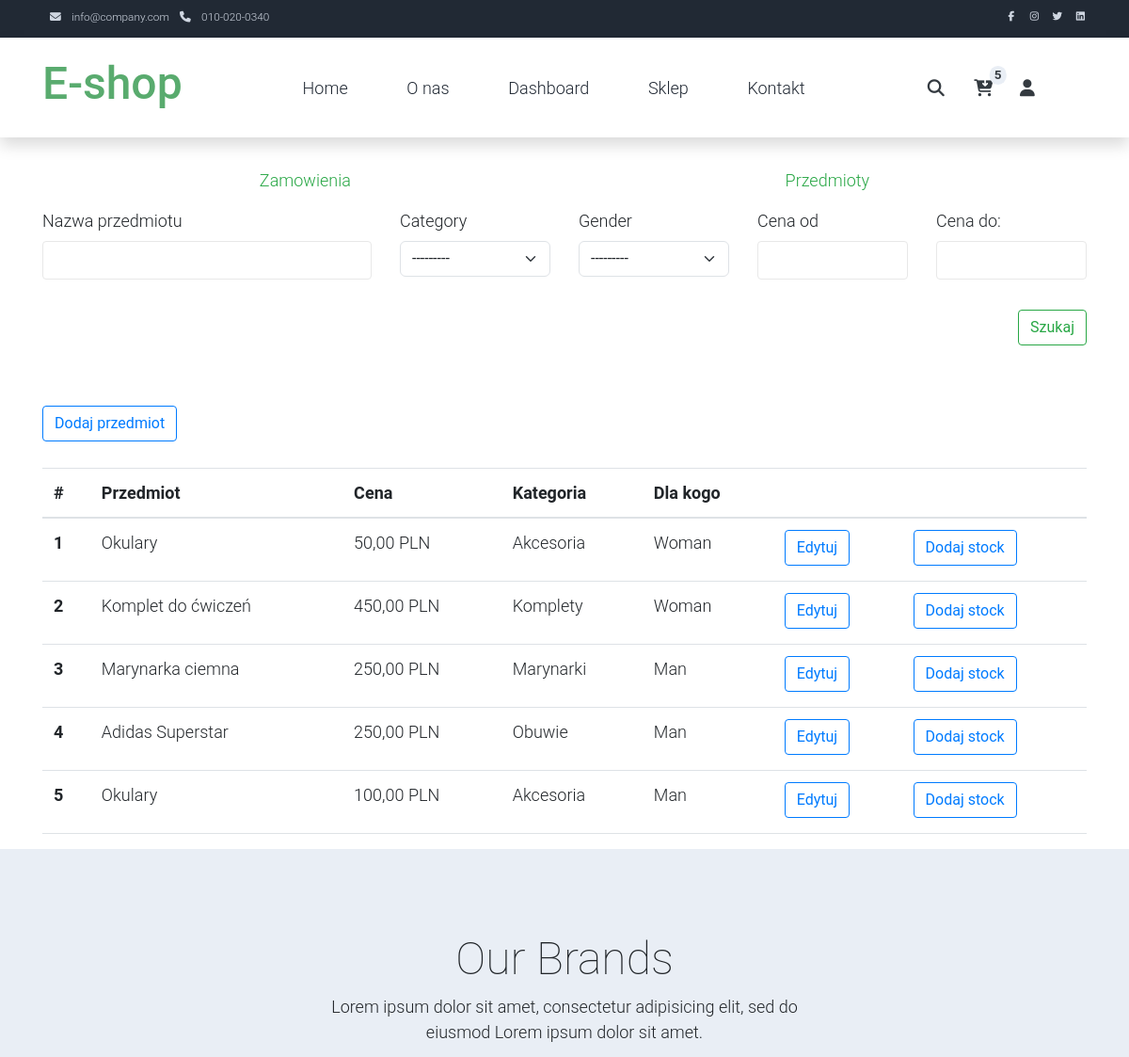
/dashboard/items/ (signed in, upper part), run on an earlier commit of the app's database.
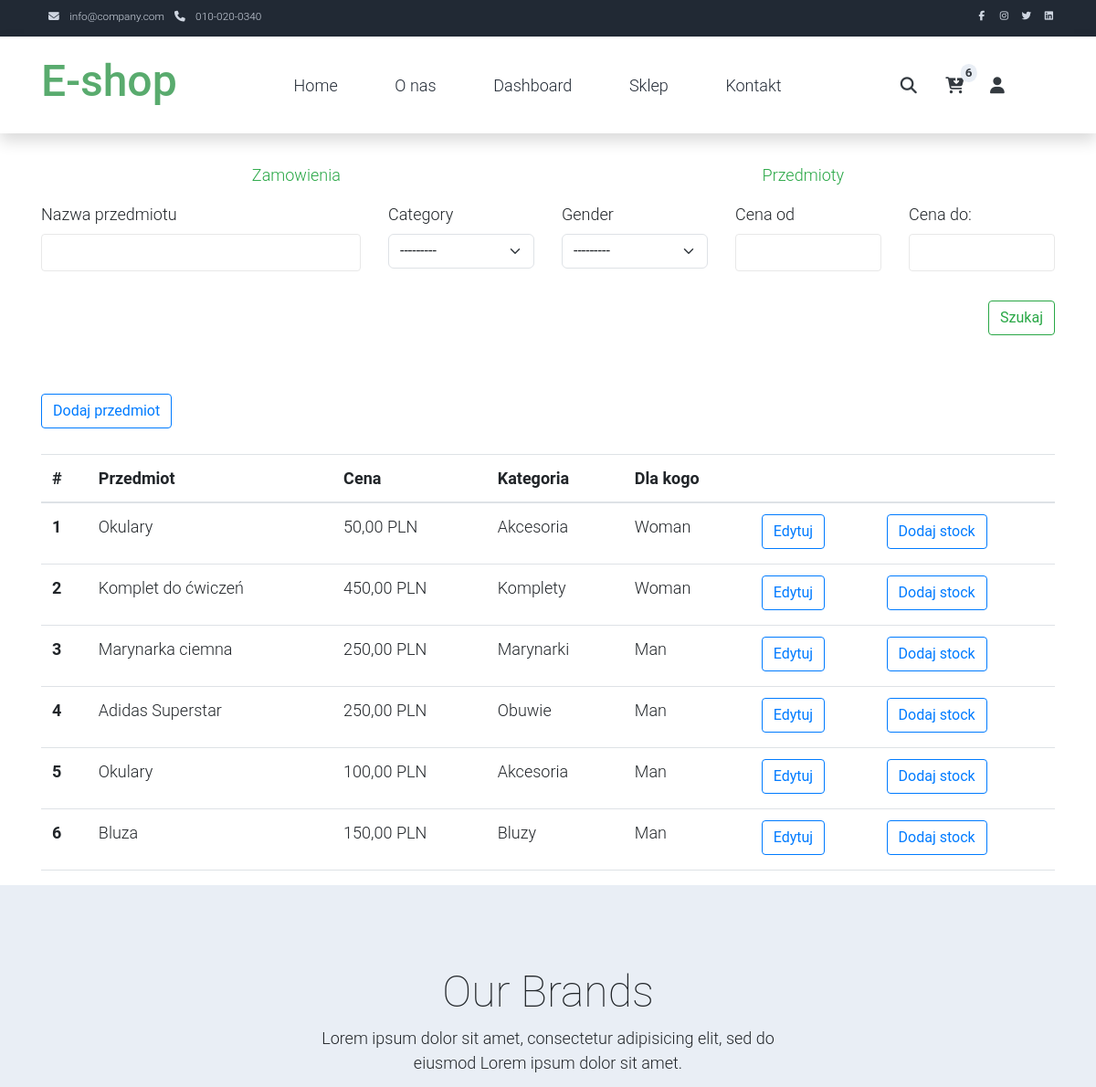
And on a later commit of the database.
### App/models.py (models this page shows, shortened)
class Customer(models.Model):
    user = models.OneToOneField(
        User, on_delete=models.CASCADE, related_name='customer', null=True)
    device = models.CharField(max_length=200, null=True, blank=True)
    name = models.CharField(max_length=100, null=True)
    last_name = models.CharField(max_length=100, null=True)
    email = models.EmailField(null=True)
    creation_date = models.DateTimeField(auto_now_add=True, null=True)
    phone_number = PhoneNumberField(blank=True)
    full_name = models.CharField(max_length=250, null=True, blank=True)

class Order(models.Model):
    SHIPMNET_STATUS_CHOICES = (
        ('Do wysłania', 'Do wysłania'),
        ('Wysłana', 'Wysłana'),
        ('Dostarczona', 'Dostarczona'),
    )
    customer = models.ForeignKey(Customer, on_delete=models.CASCADE)
    address = models.ForeignKey(AddressInformation, on_delete=models.SET_NULL,
                                null=True, blank=True, related_name="address_order")
    date_ordered = models.DateTimeField(auto_now_add=True)
    complete = models.BooleanField(default=False)
    transaction_id = models.CharField(max_length=100, null=True)
    payment_in_progress = models.BooleanField(default=False)
    completion_date = models.DateTimeField(null=True, blank=True)
    shipment_status = models.CharField(
        max_length=15, choices=SHIPMNET_STATUS_CHOICES, null=True, default="Do wysłania")
    cupon = models.ForeignKey(
        Cupon, on_delete=models.SET_NULL, null=True, blank=True)
    @property
    def get_cart_objects_quantity(self):
        ordered_items = self.ordered_item.all()
        total = sum([item.quantity for item in ordered_items])
        return total

class OrderItem(models.Model):
    item = models.ForeignKey(Item, on_delete=models.CASCADE)
    order = models.ForeignKey(
        Order,  on_delete=models.SET_NULL, null=True, related_name="ordered_item")
    quantity = models.IntegerField(default=0, null=True, blank=True)
    date_added = models.DateTimeField(auto_now_add=True, null=True)
    item_variant = models.ForeignKey(
        ItemVariant, on_delete=models.CASCADE, null=True, blank=True)

class Item(models.Model):
    GENDER_CHOICES = (
        ('Man', 'Man'),
        ('Woman', 'Woman'),
    )
    title = models.CharField(max_length=100)
    price = models.DecimalField(max_digits=6, decimal_places=2)
    category = models.ForeignKey(
        Category, on_delete=models.CASCADE, related_name="gender")
    gender = models.CharField(max_length=5, choices=GENDER_CHOICES, null=True)
    description = models.TextField(null=True)
    slug = models.SlugField(max_length=50, blank=True, null=True)

class Category(models.Model):
    name = models.CharField(max_length=50)
    def __str__(self):
        return self.name

### App/views.py (the view)
# urls.py: path('dashboard/items/', views.dashboard_items, name="dashboard_items"),
def dashboard_items(request):
    items = Item.objects.all()
    myFilter = ItemFilter(request.GET, queryset=items)
    items = myFilter.qs
    context = {
        'myFilter': myFilter,
        'items': items,
    }
    return render(request, 'App/dashboard_items.html', context)

### App/templatetags/custom_tags.py (called while the page is built)
@register.filter
def cart_item_count(request):
    try:
        customer = request.user.customer
    except:
        device = request.session.get('device')
        if request.session.get('device') is None:
            request.session['device'] = str(uuid.uuid4())
            device = request.session.get('device')
        customer, created = Customer.objects.get_or_create(device=device)
    order, created = Order.objects.get_or_create(customer=customer, complete=False)
    order = order.get_cart_objects_quantity
    return order

### App/templates/App/dashboard_items.html (shortened to what this page needs)
{% extends 'App/base.html' %}
{% load static %}
{% load crispy_forms_tags %}
{% block content %}
<div class="container">
<ul class="nav nav-pills nav-fill mt-4">
    <li class="nav-item">
      <a class="nav-link btn-outline-success" href="{% url 'dashboard_orders' %}">Zamowienia</a>
    </li>
    <li class="nav-item">
      <a class="nav-link btn-outline-success" href="{% url 'dashboard_items'%}">Przedmioty</a>
    </li>
</ul>
    <form method="GET" action="{% url 'dashboard_items' %}" class="mt-2">
        <div class="row">
            <div class="form-group col-md-4">
                {{ myFilter.form.title|as_crispy_field }}
            </div>
            <div class="form-group col-md-2">
                {{ myFilter.form.category|as_crispy_field }}
            </div>
            <div class="form-group col-md-2">
                {{ myFilter.form.gender|as_crispy_field }}
            </div>
            <div class="form-group col-md-2">
              {{ myFilter.form.price__gte|as_crispy_field }}
            </div>
            <div class="form-group col-md-2">
              {{ myFilter.form.price__lte|as_crispy_field }}
          </div>
            <div class="form-group col-md-12">
                <button class="btn btn-outline-success mb-5 float-end" type='submit'>Szukaj</button>
            </div>
        </div>
    </form>
    <a href="{% url 'dashboard_add_item' %}"><button class="btn btn-outline-primary mb-1" type='submit'>Dodaj przedmiot</button></a>
    <table class="table mt-4">
        <thead>
          <tr>
            <th scope="col">#</th>
            <th scope="col">Przedmiot</th>
            <th scope="col">Cena</th>
            <th scope="col">Kategoria</th>
            <th scope="col">Dla kogo</th>
            <th scope="col"></th>
            <th scope="col"></th>
          </tr>
        </thead>
        <tbody>
        {% for item in items %}
          <tr>
            <th scope="row">{{ forloop.counter }}</th>
            <td><a href="" class="link-dark">{{ item.title}}</a></td>
            <td>{{item.price}} PLN</td>
            <td>{{item.category}}</td>
            <td>{{ item.gender}}</td>
            <td><a href=""><button class="btn btn-outline-primary mb-1" type='submit'>Edytuj</button></a></td>
            <td><a href="{% url 'dashboard_add_stock_item' item.id %}"><button class="btn btn-outline-primary mb-1" type='submit'>Dodaj stock</button></a></td>
          </tr>
        {% endfor %}
        </tbody>
      </table>
</div>
{% endblock %}

### App/templates/App/navbar.html (shortened to what this page needs)
{% load static %}
{% load custom_tags %}
{% block content %}
<nav class="navbar navbar-expand-lg bg-dark navbar-light d-none d-lg-block" id="templatemo_nav_top">
    <div class="container text-light">
        <div class="w-100 d-flex justify-content-between">
            <div>
                <i class="fa fa-envelope mx-2"></i>
                <a class="navbar-sm-brand text-light text-decoration-none" href="mailto:info@company.com">info@company.com</a>
                <i class="fa fa-phone mx-2"></i>
                <a class="navbar-sm-brand text-light text-decoration-none" href="tel:010-020-0340">010-020-0340</a>
            </div>
            <div>
                <a class="text-light" href="https://fb.com/templatemo" target="_blank" rel="sponsored"></a>
                <a class="text-light" href="https://www.instagram.com/" target="_blank"></a>
                <a class="text-light" href="https://twitter.com/" target="_blank"></a>
                <a class="text-light" href="https://www.linkedin.com/" target="_blank"></a>
            </div>
        </div>
    </div>
</nav>
<nav class="navbar navbar-expand-lg navbar-light shadow">
    <div class="container d-flex justify-content-between align-items-center">
        <a class="navbar-brand text-success logo h1 align-self-center" href="{% url 'index' %}">
            E-shop
        </a>
        <div class="align-self-center collapse navbar-collapse flex-fill  d-lg-flex justify-content-lg-between" id="templatemo_main_nav">
            <div class="flex-fill">
                <ul class="nav navbar-nav d-flex justify-content-between mx-lg-auto">
                    <li class="nav-item">
                        <a class="nav-link" href="{% url 'index' %}">Home</a>
                    </li>
                    <li class="nav-item">
                        <a class="nav-link" href="{% url 'about' %}">O nas</a>
                    </li>
                    {% if request.user.is_staff %}
                    <li class="nav-item">
                        <a class="nav-link" href="{% url 'dashboard_orders' %}">Dashboard</a>
                    </li>
                    {% endif %}
                    <li class="nav-item">
                        <a class="nav-link" href="{% url 'products' %}">Sklep</a>
                    </li>
                    <li class="nav-item">
                        <a class="nav-link" href="{% url 'contact' %}">Kontakt</a>
                    </li>
                </ul>
            </div>
            <form method="POST" action="{% url 'products' %}">
            <div class="navbar align-self-center d-flex">
                </form>
                </div>
                <a class="nav-icon d-none d-lg-inline" href="#" data-bs-toggle="modal" data-bs-target="#templatemo_search">
                    <i class="fa fa-fw fa-search text-dark mr-2"></i>
                </a>
                <a class="nav-icon position-relative text-decoration-none" href="{% url 'shopping_cart' %}">
                    <i class="fa fa-fw fa-cart-arrow-down text-dark mr-1"></i>
                    <span class="position-absolute top-0 left-100 translate-middle badge rounded-pill bg-light text-dark">{{ request|cart_item_count}}</span>
                </a>
                {% if user.is_authenticated %}
                <a class="nav-icon position-relative text-decoration-none" href="{% url 'signout' %}">
                {% else%}
                <a class="nav-icon position-relative text-decoration-none" href="{% url 'login_page' %}">
                {% endif %}
                    <i class="fa fa-fw fa-user text-dark mr-3"></i>
                </a>
            </div>
</nav>
{% endblock %}

What changed in the data, as far as the page shows it:
added Item: title "Bluza", price "150,00", category "Bluzy", gender "Man"
Also different on the page:
{{ request|cart_item_count }}: "5" → "6"
